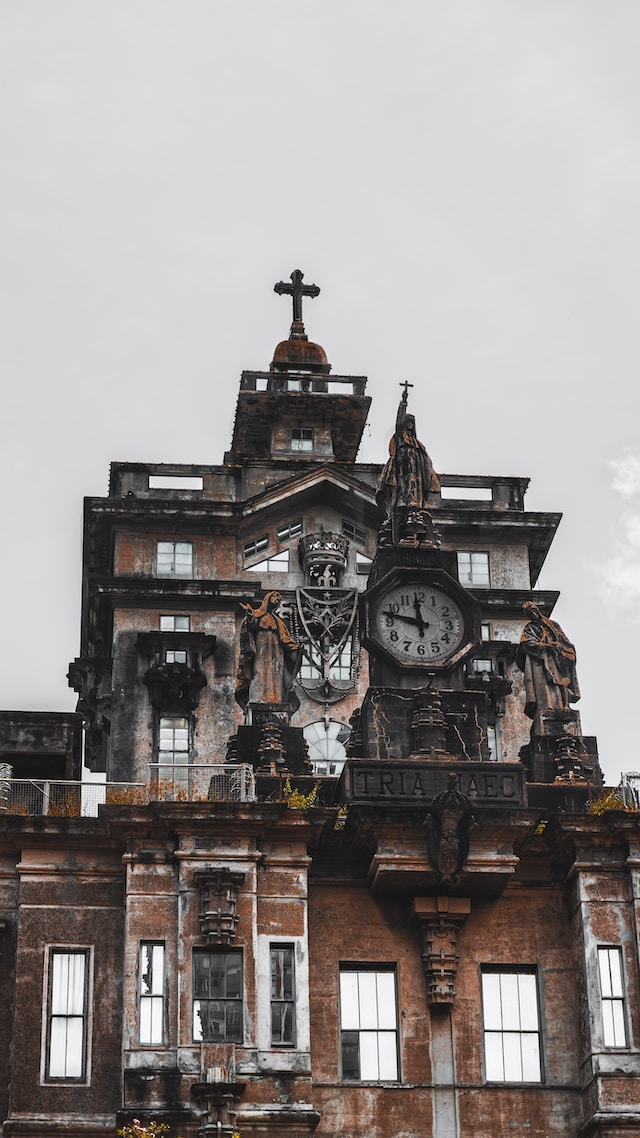
#> input picture test_image.jpg, 640 x 1138 px
$ python contrast_normalized.py
#> lines starting #> are read from the running program, lines starting #| are printed output that depends on the picture
import cv2
import os
import numpy as np

# Load an image
image_path = os.path.join(os.getcwd(), "test_image.jpg")
image = cv2.imread(image_path, cv2.IMREAD_GRAYSCALE)
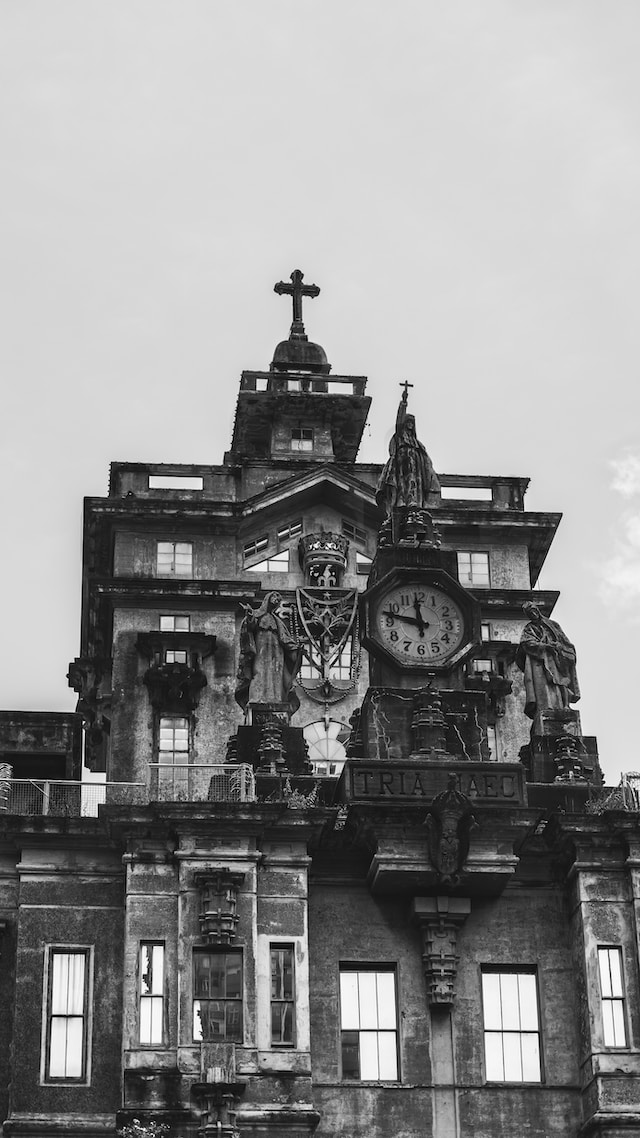
#> image: shape (1138, 640); min 0, max 255, mean 141.8

# Define the size and location of the patch
x, y, width, height = 100, 100, 50, 50
patch = image[y:y+height, x:x+width]

# Calculate the mean and standard deviation of the patch
mean, std_dev = cv2.meanStdDev(patch)
#> mean = [218.6]; std_dev = [0.648]

# Normalize the patch by subtracting the mean and dividing by the standard deviation
normalized_patch = (patch - mean) / std_dev
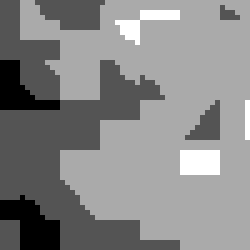
#> normalized_patch: shape (50, 50) float64 (shown 5 times larger); min -2.46, max 2.17, mean -3.76e-14; drawn with min black and max white

# Optionally, you can reshape the normalized patch into a 1D feature vector
feature_vector = normalized_patch.flatten()
#> feature_vector = 2500 values, max 2.17 at index 128, min -2.46 at index 600, mean -3.76e-14

# Print the feature vector
print(feature_vector)
#> (printed output is left out)
